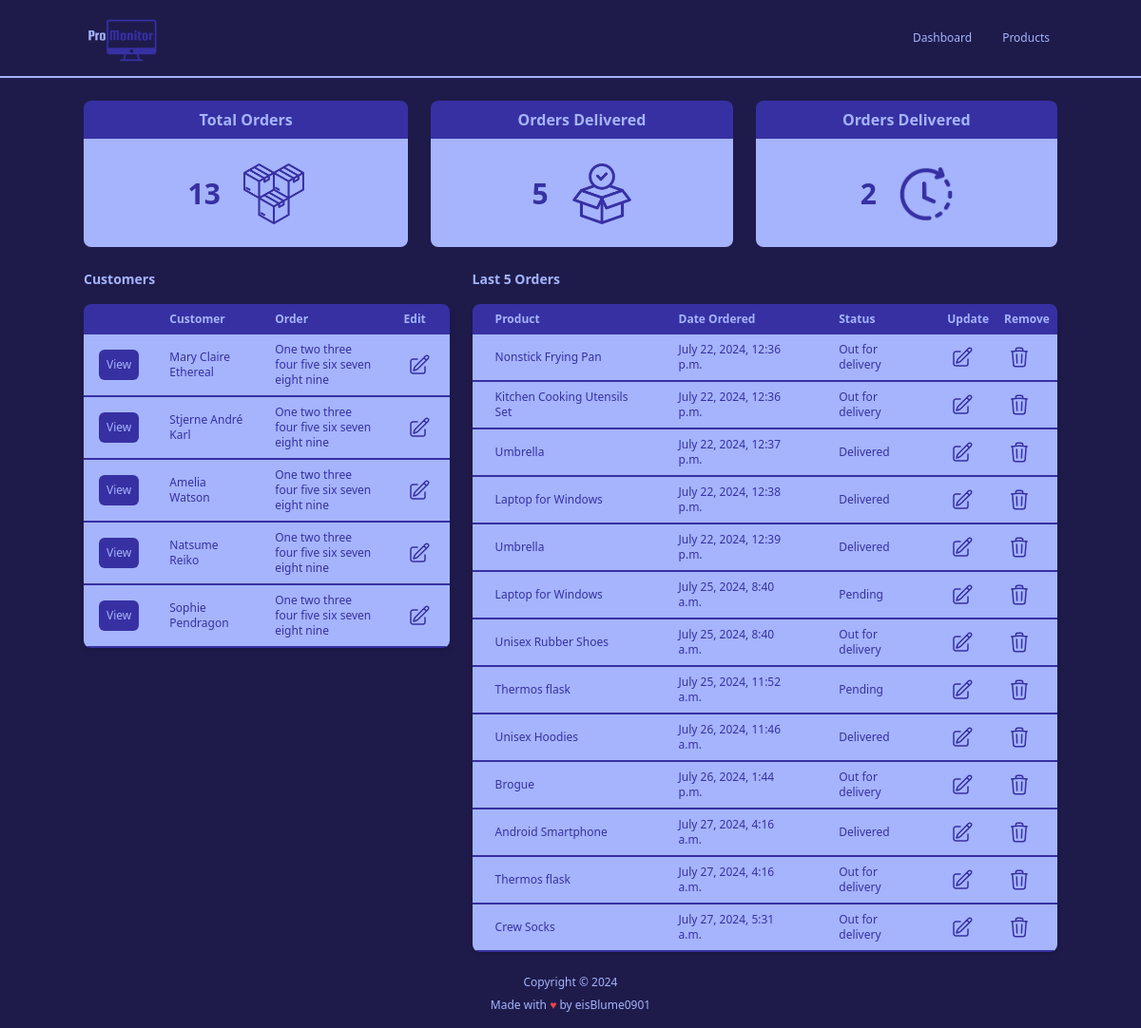
The app's page /, older data.
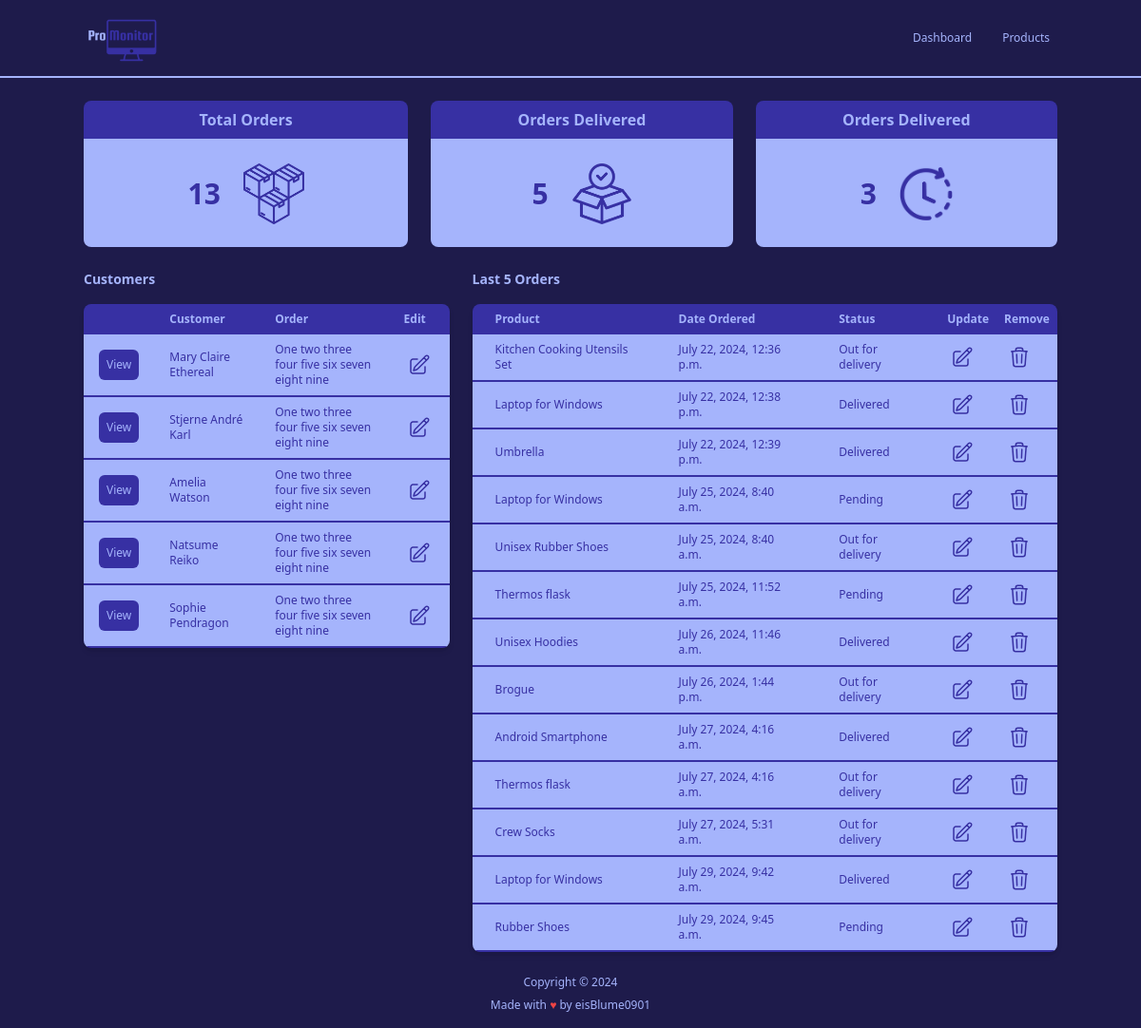
The same page, newer data.
### accounts/models.py (models this page shows, shortened)
class Customer(models.Model):
    name = models.CharField(max_length=200, null=True)
    phone = models.CharField(max_length=200, null=True)
    email = models.EmailField(max_length=200, null=True)
    date_created = models.DateTimeField(auto_now_add=True, null=True)

class Order(models.Model):
    STATUS = (
        ('Pending', 'Pending'),
        ('Out for delivery', 'Out for delivery'),
        ('Delivered', 'Delivered'),
    )
    customer = models.ForeignKey(Customer, null=True, on_delete=models.SET_NULL)
    product = models.ForeignKey(Product, null=True, on_delete=models.SET_NULL)
    date_created = models.DateTimeField(auto_now_add=True, null=True)
    status = models.CharField(max_length=200, null=True, choices=STATUS)

class Product(models.Model):
    CATEGORY = (
        ('Indoor', 'Indoor'),
        ('Outdoor', 'Outdoor'),
    )
    name = models.CharField(max_length=200, null=True)
    price = models.FloatField(null=True)
    category = models.CharField(max_length=200, null=True, choices=CATEGORY)
    description = models.TextField(null=True, blank=True)
    date_created = models.DateTimeField(auto_now_add=True, null=True)
    tags = models.ManyToManyField('Tag')
    def __str__(self) -> str:
        return self.name

### accounts/views.py (the view)
# urls.py: path('', views.home, name="home"),
def home(request):
    allOrders = Order.objects.all()
    allCustomers = Customer.objects.all()
    allPendingOrders = Order.objects.filter(status="Pending").count()
    allOutOfDeliveryOrders = Order.objects.filter(status="Out for delivery").count()
    allDeliveredOrders = Order.objects.filter(status="Delivered").count()
    allOrdersCount = Order.objects.count()
    context = {
        'orders': allOrders,
        'ordersCount': allOrdersCount,
        'customers': allCustomers,
        'pendingOrders': allPendingOrders,
        'outOfDeliveryOrders': allOutOfDeliveryOrders,
        'deliveredOrders': allDeliveredOrders,
    }
    return render(request, 'accounts/dashboard.html', context)

### templates/accounts/dashboard.html (shortened to what this page needs)
{% extends 'main.html' %}
{% block content %}
{% load static %}
{% include 'partials/_home_navbar.html' %}
{% include 'partials/_order_status.html' %}
<div class="flex flex-row mx-auto my-6 max-w-screen-lg justify-between gap-6">
    <div class="flex flex-col gap-4 lg:w-5/12">
        <div class="flex flex-row justify-between items-center">
            <div class="text-indigo-300 font-semibold text-sm text-center">Customers</div>
            </div>
        <div class="relative overflow-x-auto shadow-md rounded-lg">
            <table class="text-sm text-left text-indigo-300 table-fixed">
                <thead class="text-xs text-indigo-300 bg-indigo-800">
                    <tr>
                        <th class="px-4 py-2"></th>
                        <th class="px-4 py-2">Customer</th>
                        <th class="px-4 py-2">Order</th>
                        <th class="px-4 py-2">Edit</th>
                    </tr>
                </thead>
                <tbody class="text-xs text-indigo-800 font-medium whitespace-normal">
                    {% for customer in customers %}
                    <tr class="bg-indigo-300 border-b-2 border-indigo-800 hover:bg-indigo-200">
                        <td class="px-4 py-2">
                            <a href="{% url 'customer' customer.id %}">
                                <button class="p-2 bg-indigo-800 text-indigo-300 rounded-md hover:bg-indigo-300 hover:text-indigo-800">View</button>
                            </a>
                        </td>
                        <td class="px-4 py-2">{{ customer.name }}</td>
                        <td class="px-4 py-2">One two three four five six seven eight nine</td>
                        <td class="px-4 py-2 mx-auto">
                            <button class="p-1 hover:bg-indigo-800 hover:text-indigo-300 hover:rounded-md">
                            </button>
                        </td>
                    </tr>
                    {% endfor %}
                </tbody>
            </table>
        </div>
    </div>
    <div class="flex flex-col gap-4 lg:w-8/12">
        <div class="flex flex-row justify-between items-center">
            <div class="text-indigo-300 font-semibold text-sm text-center">Last 5 Orders</div>
        </div>
        <div class="relative overflow-x-auto shadow-md rounded-lg">
            <table class="text-sm text-left text-indigo-300 table-fixed">
                <thead class="text-xs text-indigo-300 bg-indigo-800">
                    <tr>
                        <th class="px-6 py-2">Product</th>
                        <th class="px-6 py-2">Date Ordered</th>
                        <th class="px-6 py-2">Status</th>
                        <th class="px-2 py-2">Update</th>
                        <th class="px-2 py-2">Remove</th>
                    </tr>
                </thead>
                <tbody class="text-xs text-indigo-800 font-medium whitespace-normal">
                    {% for order in orders %}
                    <tr class="bg-indigo-300 border-b-2 border-indigo-800 hover:bg-indigo-200">
                        <td class="px-6 py-2">{{ order.product }}</td>
                        <td class="px-6 py-2">{{ order.date_created }}</td>
                        <td class="px-6 py-2">{{ order.status }}</td>
                        <td class="px-2 py-2">
                            <button class="p-1 hover:bg-indigo-800 hover:text-indigo-300 hover:rounded-md">
                                <a href="{% url 'update_order' order.id %}">
                                </a>
                            </button>
                        </td>
                        <td class="px-2 py-2">
                            <button class="p-1 hover:bg-indigo-800 hover:text-indigo-300 hover:rounded-md">
                                <a href="{% url 'delete_order' order.id %}">
                                </a>
                            </button>
                        </td>
                    </tr>
                    {% endfor %}
                </tbody>
            </table>
        </div>
    </div>
</div>
{% endblock %}

Row changes from the older to the newer data that the page shows:
removed Order: product "Nonstick Frying Pan", date_created "July 22, 2024, 12:36 p.m.", status "Out for delivery"
removed Order: product "Umbrella", date_created "July 22, 2024, 12:37 p.m.", status "Delivered"
added Order: product "Laptop for Windows", date_created "July 29, 2024, 9:42 a.m.", status "Delivered"
added Order: product "Rubber Shoes", date_created "July 29, 2024, 9:45 a.m.", status "Pending"
Text that changed along with them:
{{ pendingOrders }}: "2" → "3"
